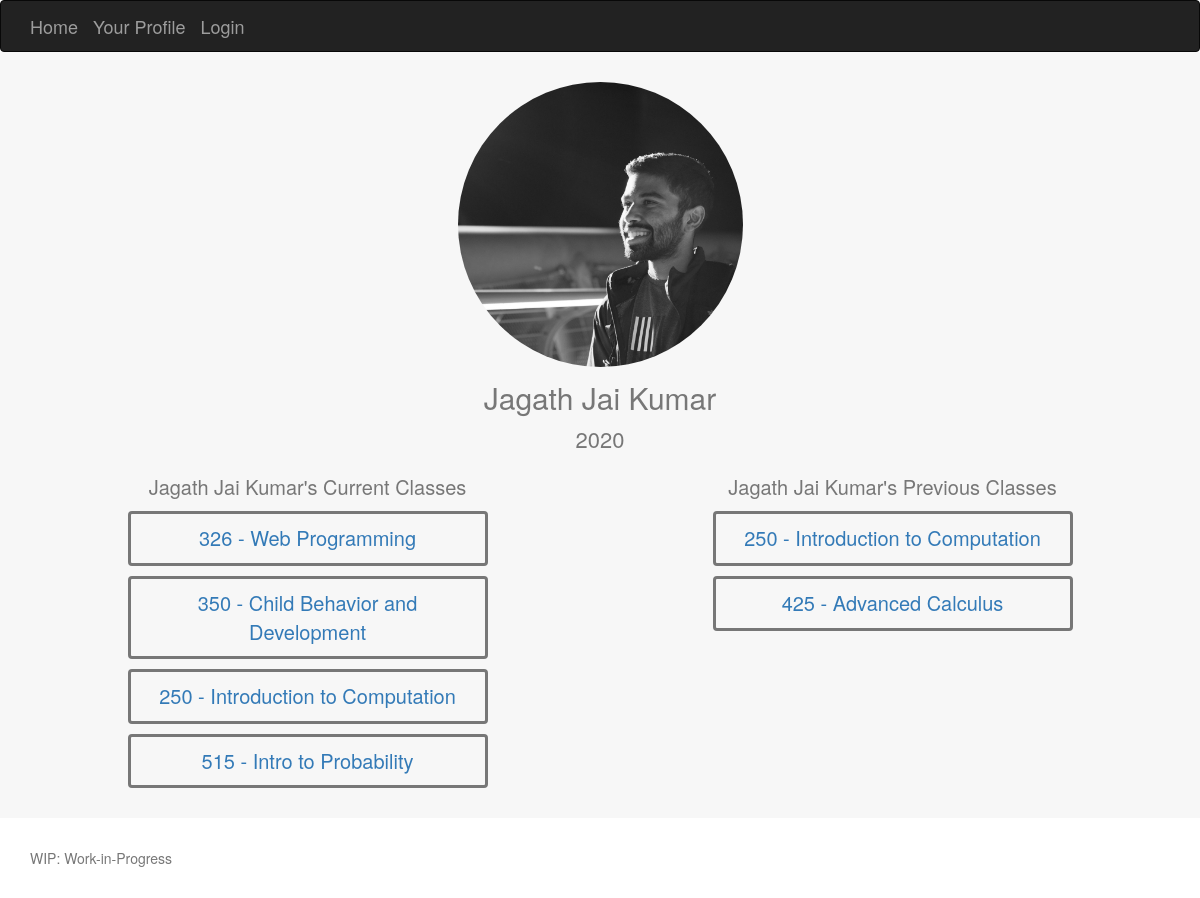
/Tibl/friendprofile/1, run on the app's committed database.
### Tibl/models.py (models this page shows, shortened)
class Student(models.Model):
	full_name = models.CharField(max_length=60)
	grad_year = models.IntegerField()
	profile_picture = models.ImageField(upload_to="profile_pictures")
	user = models.OneToOneField(User, on_delete=models.SET_NULL, null=True)

class Section(models.Model):
	year = models.IntegerField()
	season_enum = (
		('F', 'Fall'),
		('Sp', 'Spring'),
		('W', 'Winter'),
		('Su', 'Summer'),
	)
	season = models.CharField(max_length=2, choices=season_enum, null=True)
	teachers = models.ManyToManyField('Teacher')
	students = models.ManyToManyField('Student')
	course = models.ForeignKey('Course', on_delete=models.SET_NULL, null=True)

class Course(models.Model):
	department = models.ForeignKey('Department', on_delete=models.SET_NULL, null=True)
	name = models.CharField(max_length=200, null=True)
	number = models.CharField(max_length=10)

### Tibl/views.py (the view)
# urls.py: path('friendprofile/<int:profile_id>', views.friendprofile, name='friendprofile'),
def friendprofile(request, profile_id):
    student = Student.objects.get(id = profile_id)
    sections = Section.objects.filter(students__id__exact=profile_id)
    return render(
        request,
        'friendprofile.html',
        context={'student':student, 'sections':sections}
    )

### Tibl/templates/friendprofile.html
{% extends "base_generic.html" %}
{% block content %}
	{% load static %}
 	<link rel="stylesheet" href="{% static 'css/myprofile.css' %}">
    <div class="album text-muted">
      <div class="container">
      	{% load static %}
        <img class="profile-image" src="{% static student.profile_picture.url %}" alt="pic1">
        <p class="profile-title"> {{ student.full_name }} </p>
        <p class="profile-subheading">{{ student.grad_year }}</p>
        <div class="row">
          <div class="col-md-4 col-sm-offset-1">
            <p class="class-list-title">{{ student.full_name }}'s Current Classes</p>
            {% for section in sections %}
            	{% if section.season == "Sp" %}
	            	<div class="class-card">
	              		<a href="{% url 'class' section.id %}" class="card-text">{{ section.course.number }} - {{ section.course.name }}</a>
	            	</div>
	            {% endif %}
			{% endfor %}
          </div>
          <div class="col-md-4 col-sm-offset-2">
            <p class="class-list-title">{{ student.full_name }}'s Previous Classes</p>
            {% for section in sections %}
            	{% if section.season != "Sp" %}
	            	<div class="class-card">
	              		<a href="{% url 'class' section.id %}" class="card-text">{{ section.course.number }} - {{ section.course.name }}</a>
	            	</div>
	            {% endif %}
			{% endfor %}
          </div>
        </div>
      </div>
    </div>
{% endblock %}

### Tibl/static/css/myprofile.css (style rules this page uses)
body { min-height: 50rem; }
.album { min-height: 50rem; padding-top: 3rem; padding-bottom: 3rem; background-color: #f7f7f7; }
.profile-image { display: block; margin-left: auto; margin-right: auto; width: 25%; border-radius: 50%; }
.profile-title { text-align: center; font-size: 30px; padding-top: 10px; }
.profile-subheading { text-align: center; font-size: 22px; line-height: 18px; }
.class-card { font-size: 20px; border-radius: 4px; border-style: solid; padding: 10px; text-align: center; vertical-align: middle; margin-top: 10px; }
.class-list-title { text-align: center; font-size: 20px; padding-top: 15px; }

### data on the page
Student: profile_picture (picture), full_name "Jagath Jai Kumar", grad_year "2020"
Section: course.number "326", course.name "Web Programming"
Section: course.number "350", course.name "Child Behavior and Development"
Section: course.number "250", course.name "Introduction to Computation"
Section: course.number "515", course.name "Intro to Probability"
Section: course.number "250", course.name "Introduction to Computation"
Section: course.number "425", course.name "Advanced Calculus"
